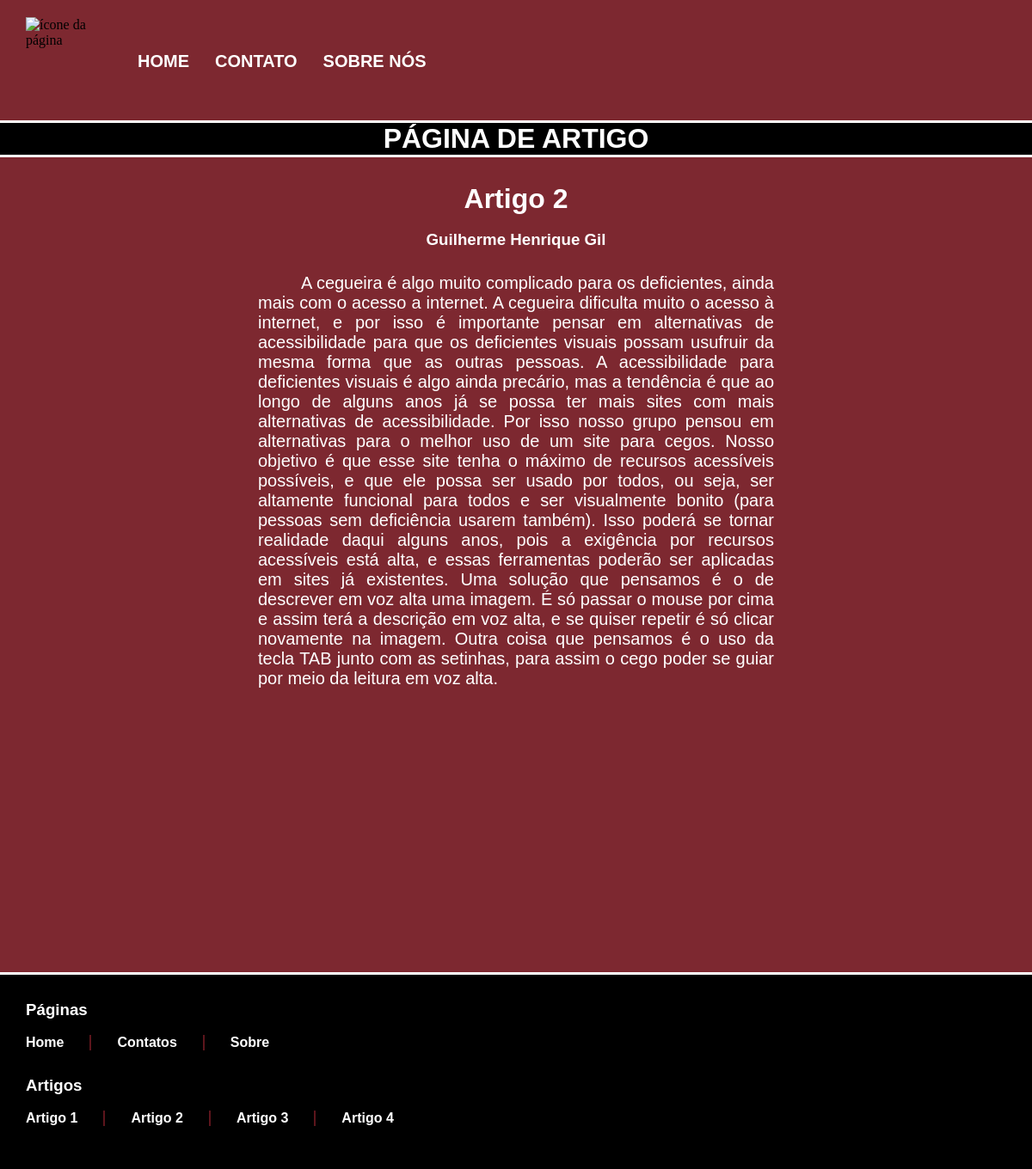
Screenshot of /artigos.php?cat=2 with the database file from the repository.
### tables this page shows
CREATE TABLE `noticias` (
  `NoticiaID` int(11) NOT NULL,
  `Titulo` varchar(255) NOT NULL,
  `Subtitulo` varchar(255) NOT NULL,
  `Noticia` longtext NOT NULL,
  `Imagem` varchar(200) NOT NULL
);

### artigos.php (the view, shortened to what this page needs)
<?php
include_once "Includes/database.php";
include_once "Includes/head.php";
include_once "Includes/header.php";
?>
<main>
<?php
$id = $_REQUEST['cat'];
$sql = "SELECT * FROM noticias WHERE NoticiaID =" . $id;
$resultado = mysqli_query($db,$sql);
?>
<h1 id="titulo-pagina" alt="página de artigo" tabindex="12">PÁGINA DE ARTIGO</h1>
<?php
while ($dado = mysqli_fetch_array($resultado)) {
?>
<h1 title="<?php echo $dado['Titulo'] ?>" id="nome-artigo" tabindex="13" alt="<?php echo $dado['Titulo'] ?>"><?php echo $dado['Titulo']; ?></h1>
<h3 title="<?php echo $dado['Subtitulo'] ?>" id="nome-integrante" tabindex="14" alt="<?php echo $dado['Subtitulo'] ?>"><?php echo $dado['Subtitulo']; ?></h3>
<p title="Texto" id="texto-artigo" tabindex="15" alt="<?php echo $dado['Noticia'] ?>"><?php echo $dado['Noticia']; ?></p>
<?php
}
include_once "Includes/footer.php";
?>

### style.css (style rules this page uses)
* { margin: 0; padding: 0; }
body { background-color: #7D2830; }
main { width: 100%; display: block; float: left; background-color:#7D2830; }
#titulo-pagina { color: white; font-family: Arial, Helvetica, sans-serif; font-weight: bold; text-align: center; display: block; background-color: rgb(0, 0, 0); border-top: 3px solid rgb(255, 255, 255); border-bottom: 3px solid rgb(255, 255, 255); margin-bottom: 30px; }
#nome-artigo { color: white; font-family: Arial, Helvetica, sans-serif; text-align: center; }
#nome-integrante { color: white; font-family: Arial, Helvetica, sans-serif; text-align: center; }
#texto-artigo { text-align: justify; text-indent: 50px; font-size: 20px; color: white; font-family: Arial, Helvetica, sans-serif; margin-left: 25%; margin-right: 25%; margin-top: 10px; }

### rows the page displays
noticias: Titulo "Artigo 2", Subtitulo "Guilherme Henrique Gil", Noticia "A cegueira é algo muito complicado para os deficientes, ainda mais com o acesso a internet. A cegueira dificulta muito o acesso à internet, e por isso é importante pensar em alternativas de acessibilidade para que os deficientes visuais possam usufruir da mesma forma que as outras pessoas. A acessibilidade para deficientes visuais é algo ainda precário, mas a tendência é que ao longo de alguns anos já se possa ter mais sites com mais alternativas de acessibilidade. Por isso nosso grupo pensou em alternativas para o melhor uso de um site para cegos. Nosso objetivo é que esse site tenha o máximo de recursos acessíveis possíveis, e que ele possa ser usado por todos, ou seja, ser altamente…"
